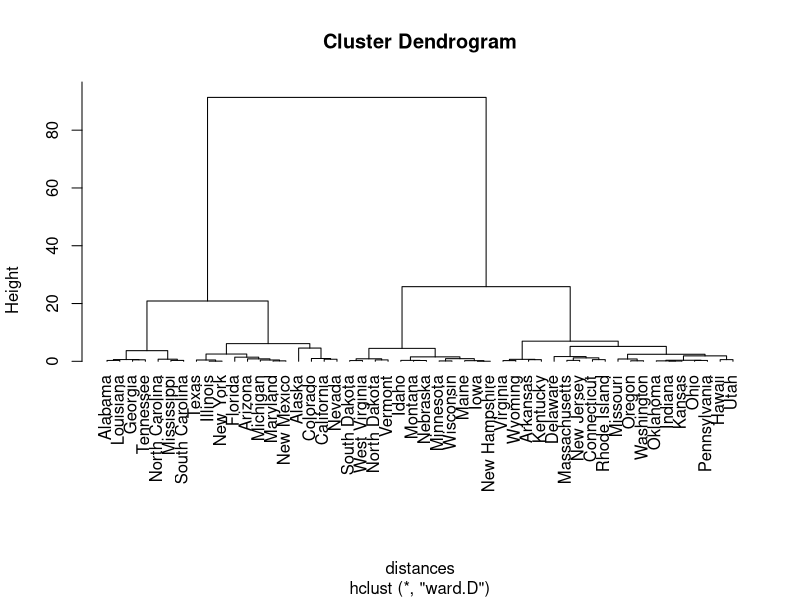
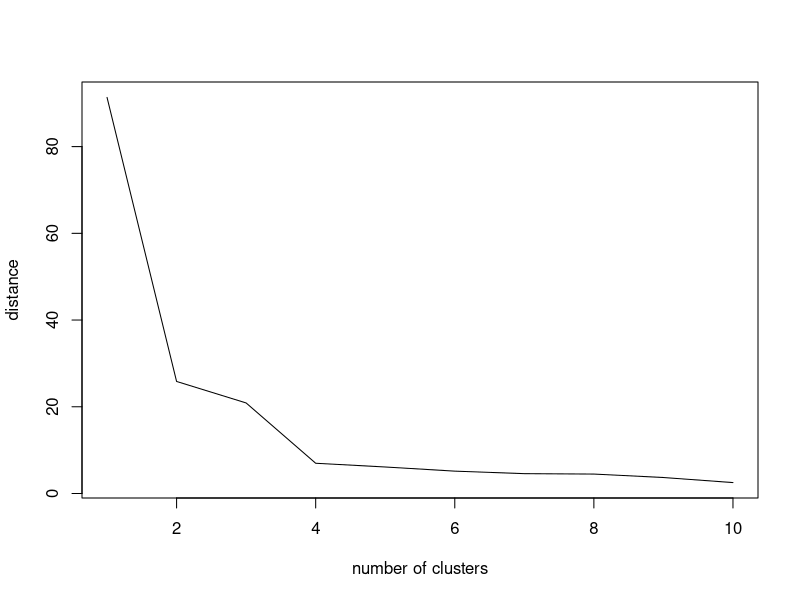
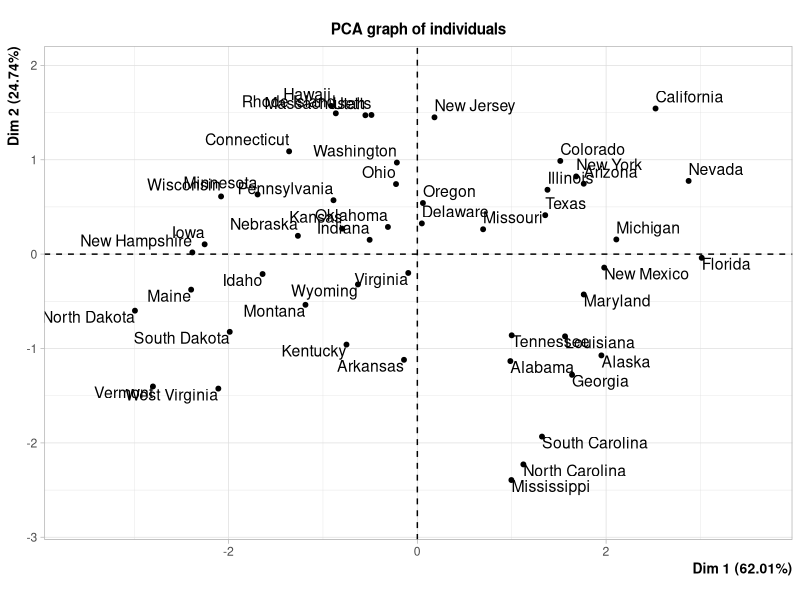
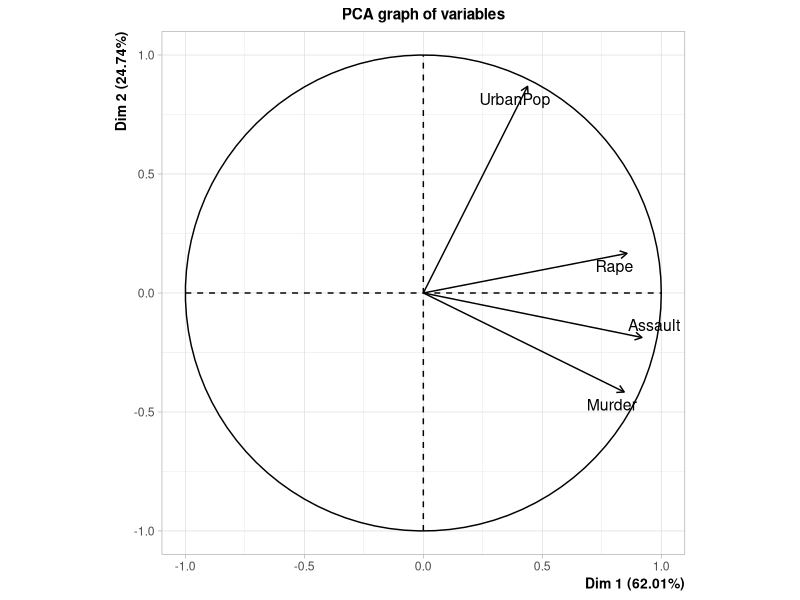
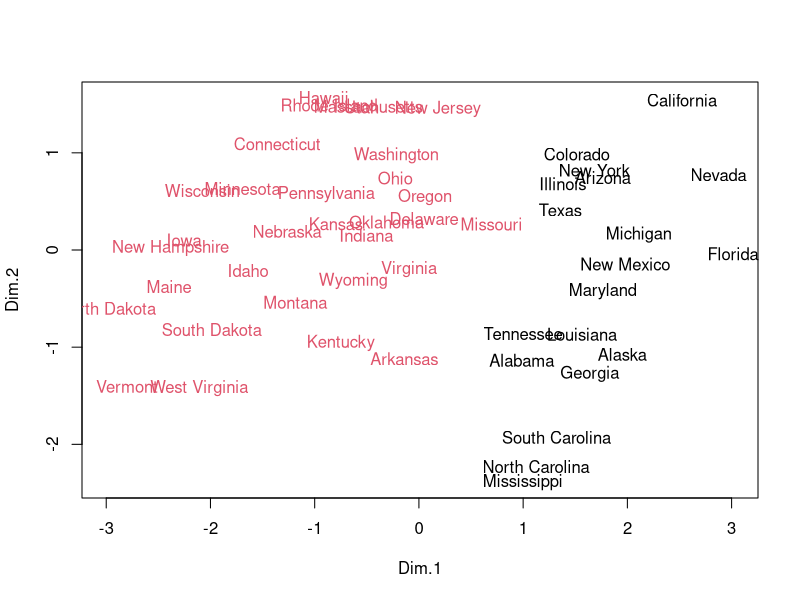
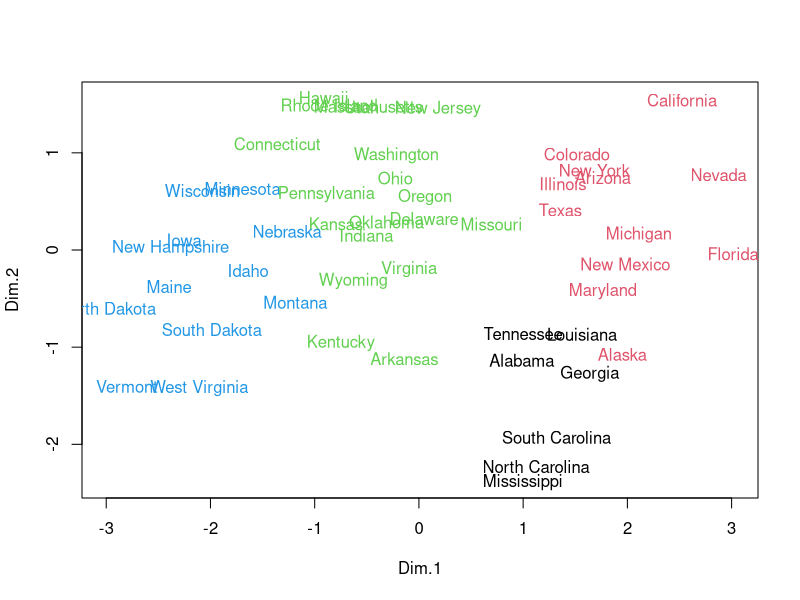
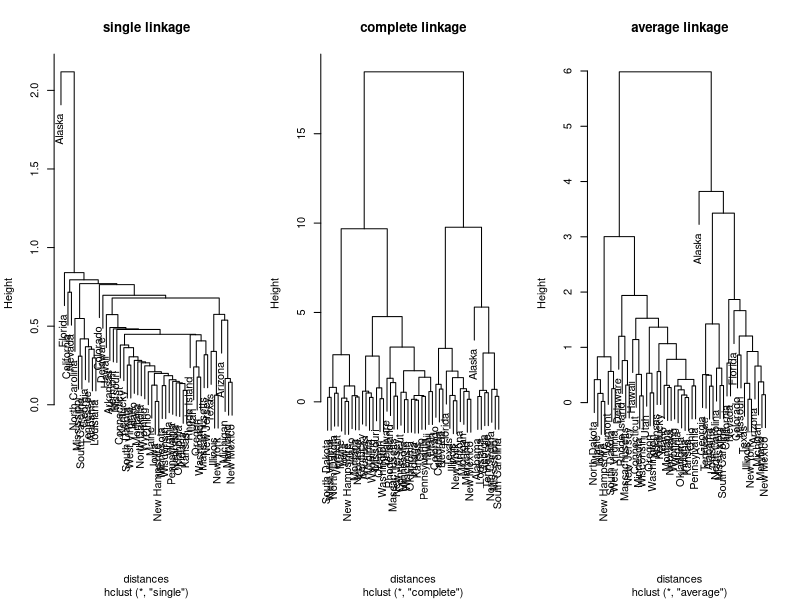

Write the R code that produced these figures, in order.
##TP 2##

#####EXERCICE 1#####

#1#

#On charge les données
data("USArrests")

#2#

#We store the scaled data into the variable d
d <- scale(USArrests)

#3#

#On creer une matrice de distances
distances <- dist(d)^2/2
#on veut passer la premiere matrice de distance et non d2^2

#4#

#We perform a hierchical clustering
h <- hclust(distances, method = "ward.D")

#Then we plot the results
plot(h, hang = -1)

#5#

#We can see huge height values between 2 classes and 4 classes
#So it can be efficient to take 2 or 4 groups.
plot(rev(h$height)[1:10], type = "l", xlab="number of clusters", ylab = "distance")

#6#

#We'll use the cutree function to select the 2 cluster's partition
classe <- cutree(h,2)

#7#

#We add the classe variable to the distance matrix
classe1 <- subset(d, classe == 1)

#8#

#We'll compute the cardinal and the gravity center of the classe1
n1 <- nrow(classe1[,1:4])
cg1 <- colMeans(classe1[,1:4])

#then we compute his inertia
nvar <- ncol(USArrests)
inertie1 <- mean(rowSums(classe1[,1:4] - matrix(cg1, n1, nvar, byrow = T))^2)

#9#

#We are doing the same as the question 8 but with the second classe
#First we select the class
classe2 <- subset(d, classe == 2)

#We'll compute his cardinal and his gravity center
n2 <- nrow(classe2[,1:4])
cg2 <- colMeans(classe2[,1:4])

#then we compute his inertia
inertie2 <- mean(rowSums(classe2[,1:4] - matrix(cg2, n2, nvar, byrow = T))^2)

#10#

#Class 1:
n1
cg1
inertie1

#Class 2:
n2
cg2
inertie2

#The first class is state with a huge amount of arrests and the second class is state without a lot
#of arrests. Class 1 is less spread out. The two class doesn't look at the urban population
#to categorize the states. (Probably with 4 class we would have urban population affecting some of the class)

#####EXERCICE 2#####

#1#

#We are looking a the pca of the dataset
library(FactoMineR)
pcaUSA <- PCA(d)

#Then we can have a look at the plot of the two category with the two first component
plot(pcaUSA$ind$coord, pch = "")
text(pcaUSA$ind$coord, labels = names(classe), col = as.vector(classe))

#2#

#We are now going to look at the same plot but with 4 classes
#Let's first compute the four class
classe4 <- cutree(h, 4)

#Then we create the new plot
plot(pcaUSA$ind$coord, pch = "")
text(pcaUSA$ind$coord, labels = names(classe4), col = as.vector(classe4))

#####EXERCICE 3#####

#Let's check the difference between all the different distances agglomeration methods
simpleh <- hclust(distances, method = "single")
completeh <- hclust(distances, method = "complete")
averageh <- hclust(distances, method = "average")

#Lets look at our graph
par(mfrow = c(1,3))
plot(simpleh, main = "single linkage")
plot(completeh, main = "complete linkage")
plot(averageh, main = "average linkage")
par(mfrow = c(1,1))

#We can see that the methods that it used can change the way we create the clusters with the CAH
